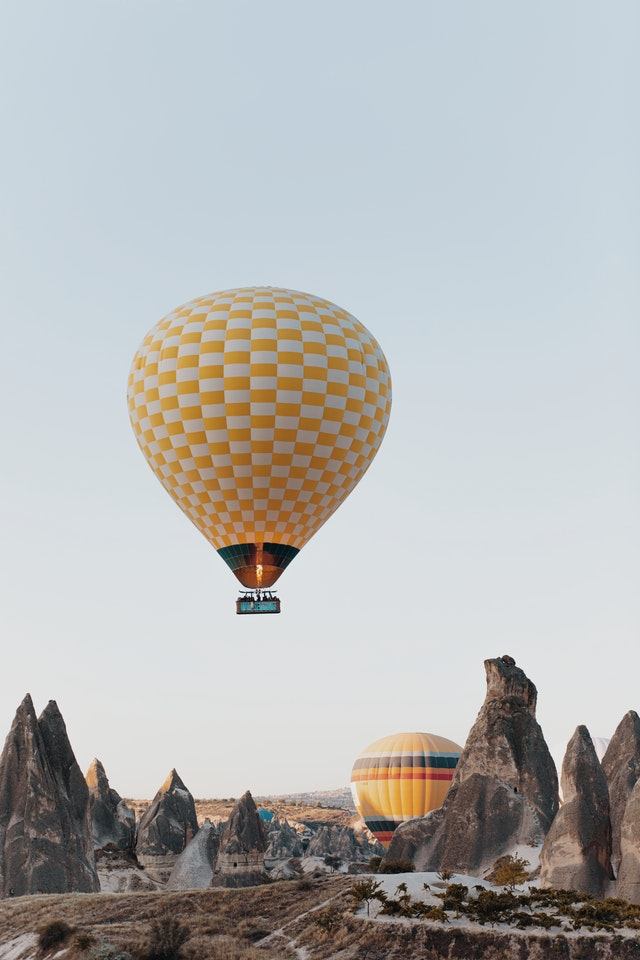
#> input picture 06_Alistirma/aircraft.jpg, 640 x 960 px, given in place of the camera
$ python 04_HSV_ile_Nesne_Saptama.py
#> lines starting #> are read from the running program, lines starting #| are printed output that depends on the picture; after the words box and inside, x2 and y2 are one past the last pixel; in counts of white or black regions, pixels touching at a corner belong together
import cv2
import numpy as np

cap = cv2.VideoCapture(0, cv2.CAP_DSHOW)

def nothing(x): pass

cv2.namedWindow("settings")
cv2.resizeWindow("settings", (512, 512))
cv2.createTrackbar("LH", "settings", 0, 180, nothing)
#> slider 'LH' is set to 36
cv2.createTrackbar("LS", "settings", 0, 255, nothing)
#> slider 'LS' is set to 51
cv2.createTrackbar("LV", "settings", 0, 255, nothing)
#> slider 'LV' is set to 51
cv2.createTrackbar("UH", "settings", 0, 180, nothing)
#> slider 'UH' is set to 180
cv2.createTrackbar("US", "settings", 0, 255, nothing)
#> slider 'US' is set to 255
cv2.createTrackbar("UV", "settings", 0, 255, nothing)
#> slider 'UV' is set to 255

cv2.setTrackbarPos("UH", "settings", 180)
cv2.setTrackbarPos("US", "settings", 255)
cv2.setTrackbarPos("UV", "settings", 255)

while True:
    ret, frame = cap.read()
#> frame is the input picture: shape (960, 640, 3); mean B, G, R 179.6, 180.6, 180.1
    if ret == 0: break
    frame = cv2.flip(frame, 1)
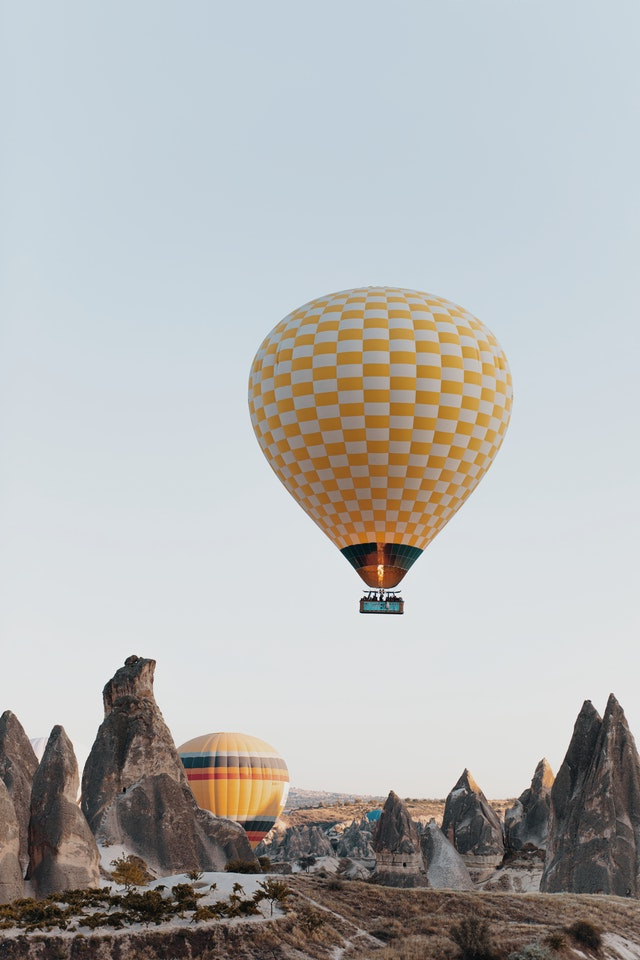
#> frame: shape (960, 640, 3); mean B, G, R 179.6, 180.6, 180.1
    frame = cv2.resize(frame, (380, 480))
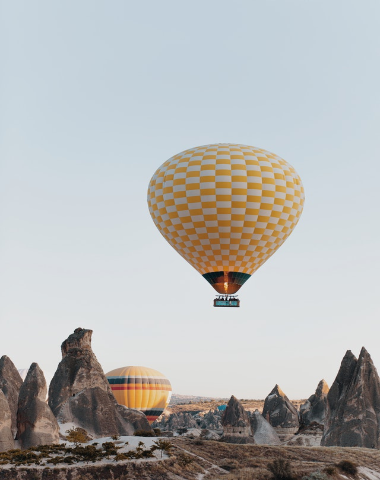
#> frame: shape (480, 380, 3); mean B, G, R 179.6, 180.6, 180.1

    hsv = cv2.cvtColor(frame, cv2.COLOR_BGR2HSV)
#> hsv: shape (480, 380, 3); mean H, S, V 75, 32.8, 190.3

    l_h = cv2.getTrackbarPos("LH", "settings")
    l_s = cv2.getTrackbarPos("LS", "settings")
    l_v = cv2.getTrackbarPos("LV", "settings")
    u_h = cv2.getTrackbarPos("UH", "settings")
    u_s = cv2.getTrackbarPos("US", "settings")
    u_v = cv2.getTrackbarPos("UV", "settings")

    lower_color = np.array([l_h, l_s, l_v])
    upper_color = np.array([u_h, u_s, u_v])

    mask = cv2.inRange(hsv, lower_color, upper_color)
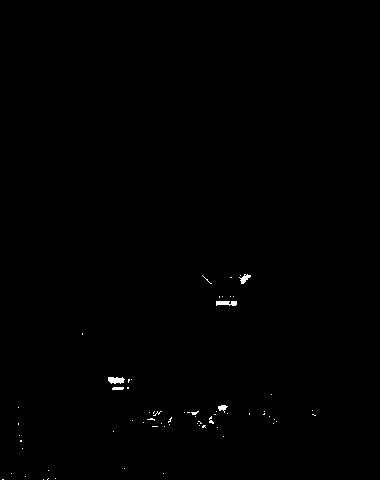
#> mask: shape (480, 380); 0.27% white; 66 white regions (60 under 20 px), largest, box (x1, y1, x2, y2) and area: (108, 377, 125, 384) 91, (216, 301, 237, 306) 85, (239, 274, 251, 284) 59, (218, 405, 228, 413) 44, (112, 387, 124, 390) 34, (209, 416, 214, 424) 20
    bitwise = cv2.bitwise_and(frame, frame, mask=mask)

    cv2.imshow("_", frame)
    cv2.imshow("__", mask)
    cv2.imshow("___", bitwise)
    if cv2.waitKey(20) & 0xFF == ord("q"): break
#> (key q is pressed here)

cap.release()
cv2.destroyAllWindows()
